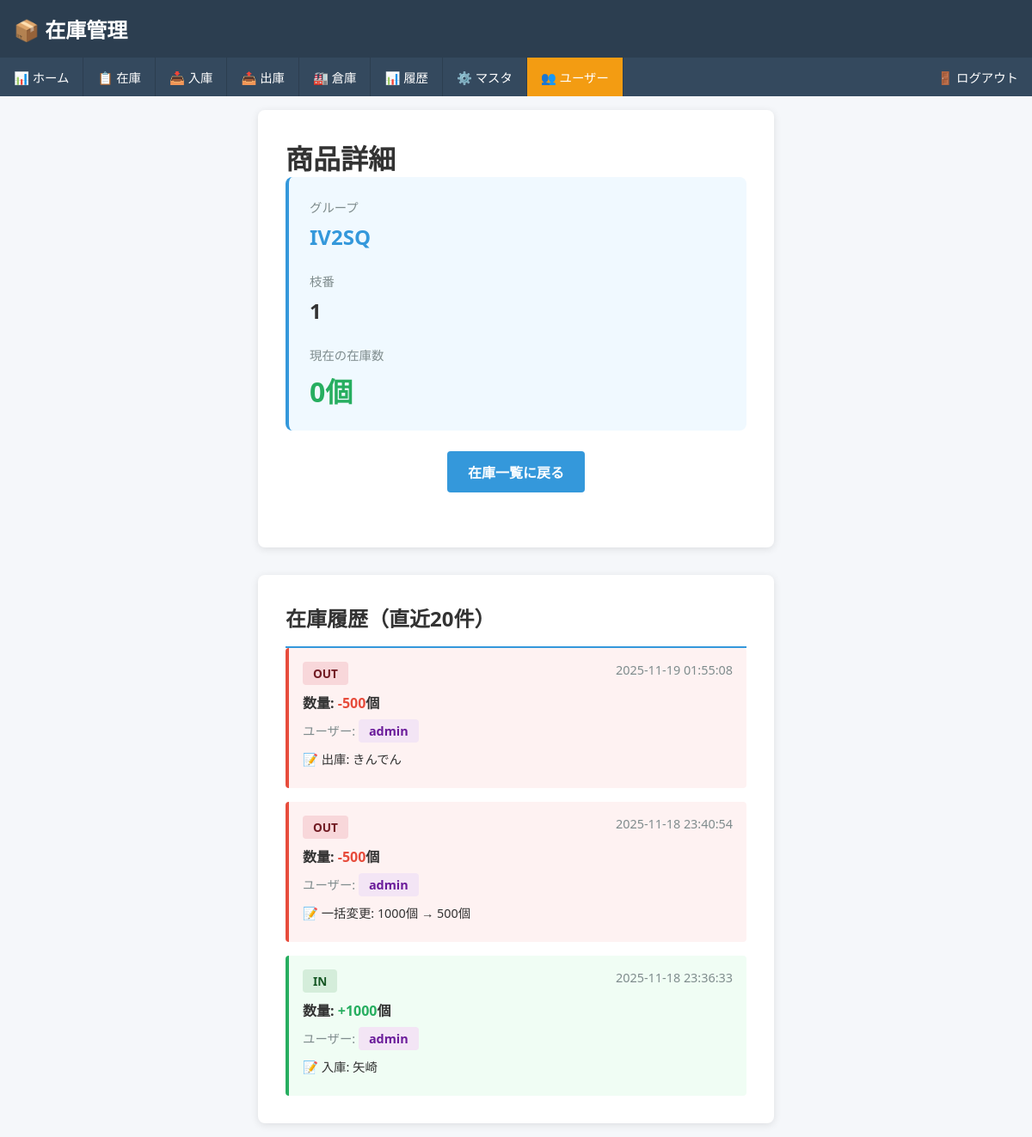
The app's page /qr/1 (signed in) with its own data.
### app.py (models this page shows, shortened)
class ItemGroup(db.Model):
    id = db.Column(db.Integer, primary_key=True)
    name = db.Column(db.String(100), nullable=False, unique=True)
    display_order = db.Column(db.Integer, nullable=False, default=0)
    created_at = db.Column(db.DateTime, nullable=False, default=datetime.utcnow)

class Stock(db.Model):
    id = db.Column(db.Integer, primary_key=True)
    product_name = db.Column(db.String(100), nullable=False)
    quantity = db.Column(db.Integer, nullable=False, default=0)
    supplier = db.Column(db.String(100))
    group_id = db.Column(db.Integer, db.ForeignKey('item_group.id'))
    created_at = db.Column(db.DateTime, nullable=False, default=datetime.utcnow)
    updated_at = db.Column(db.DateTime, nullable=False, default=datetime.utcnow, onupdate=datetime.utcnow)
    deleted_at = db.Column(db.DateTime)
    group = db.relationship('ItemGroup', backref='stocks')

class StockHistory(db.Model):
    id = db.Column(db.Integer, primary_key=True)
    stock_id = db.Column(db.Integer, db.ForeignKey('stock.id'), nullable=False)
    quantity_change = db.Column(db.Integer, nullable=False)
    transaction_type = db.Column(db.String(20), nullable=False)
    reference_id = db.Column(db.Integer)
    notes = db.Column(db.String(200))
    user_id = db.Column(db.Integer, db.ForeignKey('user.id'))
    created_at = db.Column(db.DateTime, nullable=False, default=datetime.utcnow)
    stock = db.relationship('Stock', backref='history')
    user = db.relationship('User', backref='operations')

class User(UserMixin, db.Model):
    id = db.Column(db.Integer, primary_key=True)
    email = db.Column(db.String(120), unique=True, nullable=False, index=True)
    username = db.Column(db.String(80), nullable=False)
    password_hash = db.Column(db.String(255), nullable=False)
    created_at = db.Column(db.DateTime, nullable=False, default=datetime.utcnow)

### app.py (the view)
@app.route('/qr/<int:stock_id>')
def qr_detail(stock_id):
    if not current_user.is_authenticated:
        return redirect(url_for('login_page'))
    stock = Stock.query.get_or_404(stock_id)
    history = StockHistory.query.filter_by(stock_id=stock_id).order_by(StockHistory.created_at.desc()).limit(20).all()
    return render_template('qr/detail.html', stock=stock, history=history)

### app.py (called while the page is built)
@login_manager.user_loader
def load_user(user_id):
    return User.query.get(int(user_id))

### templates/qr/detail.html (shortened to what this page needs)
{% extends "layout.html" %}
{% block content %}
<div style="max-width: 600px; margin: 0 auto;">
    <div style="background: white; padding: 2rem; border-radius: 8px; box-shadow: 0 2px 10px rgba(0,0,0,0.1); margin-bottom: 2rem;">
        <h1 style="margin-top: 0;">商品詳細</h1>
        <div style="background: #f0f9ff; padding: 1.5rem; border-radius: 8px; border-left: 4px solid #3498db; margin-bottom: 1.5rem;">
            <p style="margin: 0 0 0.5rem 0; color: #7f8c8d; font-size: 0.9rem;">グループ</p>
            <p style="margin: 0 0 1.5rem 0; font-size: 1.5rem; font-weight: bold; color: #3498db;">{{ stock.group.name if stock.group else '-' }}</p>
            <p style="margin: 0 0 0.5rem 0; color: #7f8c8d; font-size: 0.9rem;">枝番</p>
            <p style="margin: 0 0 1.5rem 0; font-size: 1.5rem; font-weight: bold;">{{ stock.product_name }}</p>
            <p style="margin: 0 0 0.5rem 0; color: #7f8c8d; font-size: 0.9rem;">現在の在庫数</p>
            <p style="margin: 0; font-size: 2rem; font-weight: bold; color: #27ae60;">{{ stock.quantity }}個</p>
        </div>
        <div style="text-align: center; margin-bottom: 2rem;">
            <a href="{{ url_for('inventory_list') }}" style="display: inline-block; padding: 0.75rem 1.5rem; background: #3498db; color: white; text-decoration: none; border-radius: 4px; font-weight: 600;">在庫一覧に戻る</a>
        </div>
    </div>
    <div style="background: white; padding: 2rem; border-radius: 8px; box-shadow: 0 2px 10px rgba(0,0,0,0.1);">
        <h2 style="margin-top: 0; border-bottom: 2px solid #3498db; padding-bottom: 1rem;">在庫履歴（直近20件）</h2>
        {% if history %}
        <div style="display: flex; flex-direction: column; gap: 1rem;">
            {% for item in history %}
            <div style="padding: 1rem; background: {% if item.transaction_type == 'inbound' %}#f0fdf4{% else %}#fef2f2{% endif %}; border-left: 4px solid {% if item.transaction_type == 'inbound' %}#27ae60{% else %}#e74c3c{% endif %}; border-radius: 4px;">
                <div style="display: flex; justify-content: space-between; align-items: start; margin-bottom: 0.5rem;">
                    <span style="display: inline-block; padding: 0.25rem 0.75rem; background: {% if item.transaction_type == 'inbound' %}#d4edda{% else %}#f8d7da{% endif %}; color: {% if item.transaction_type == 'inbound' %}#155724{% else %}#721c24{% endif %}; border-radius: 4px; font-weight: 600; font-size: 0.85rem;">{{ 'IN' if item.transaction_type == 'inbound' else 'OUT' }}</span>
                    <span style="color: #7f8c8d; font-size: 0.9rem;">{{ item.created_at.strftime('%Y-%m-%d %H:%M:%S') }}</span>
                </div>
                <p style="margin: 0.5rem 0; font-weight: 600;">
                    数量: {% if item.quantity_change > 0 %}<span style="color: #27ae60;">+{{ item.quantity_change }}</span>{% else %}<span style="color: #e74c3c;">{{ item.quantity_change }}</span>{% endif %}個
                </p>
                <p style="margin: 0.5rem 0; color: #7f8c8d; font-size: 0.9rem;">ユーザー: <span style="display: inline-block; padding: 0.25rem 0.75rem; background: #f3e5f5; color: #6a1b9a; border-radius: 4px; font-weight: 600;">{{ item.user.username if item.user else '-' }}</span></p>
                {% if item.notes %}<p style="margin: 0.5rem 0; color: #333; font-size: 0.9rem;">📝 {{ item.notes }}</p>{% endif %}
            </div>
            {% endfor %}
        </div>
        {% else %}
        <p style="text-align: center; color: #999; padding: 2rem;">履歴がありません</p>
        {% endif %}
    </div>
</div>
{% endblock %}

### templates/layout.html (style rules this page uses)
* { margin: 0; padding: 0; box-sizing: border-box; }
body { font-family: 'Segoe UI', Tahoma, Geneva, Verdana, sans-serif; background: #f5f7fa; color: #333; font-size: 16px; }

### records on screen
ItemGroup: group "IV2SQ"
Stock: product_name "1", quantity "0"
StockHistory: transaction_type "OUT", created_at "2025-11-19 01:55:08", quantity_change "-500", user "admin", notes "出庫: きんでん"
StockHistory: transaction_type "OUT", created_at "2025-11-18 23:40:54", quantity_change "-500", user "admin", notes "一括変更: 1000個 → 500個"
StockHistory: transaction_type "IN", created_at "2025-11-18 23:36:33", quantity_change "1000", user "admin", notes "入庫: 矢崎"
